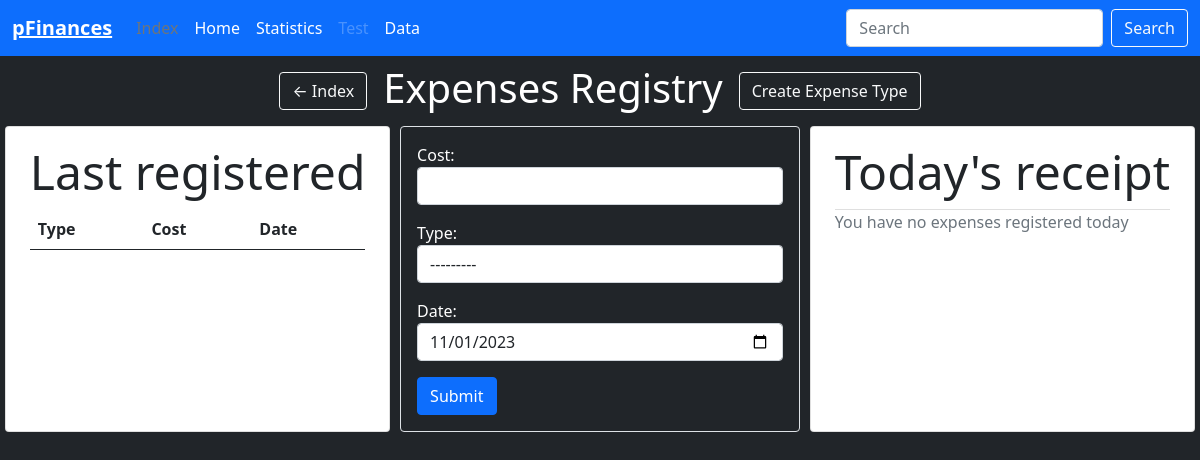
Before: /spendings/registry/ with the older database file.
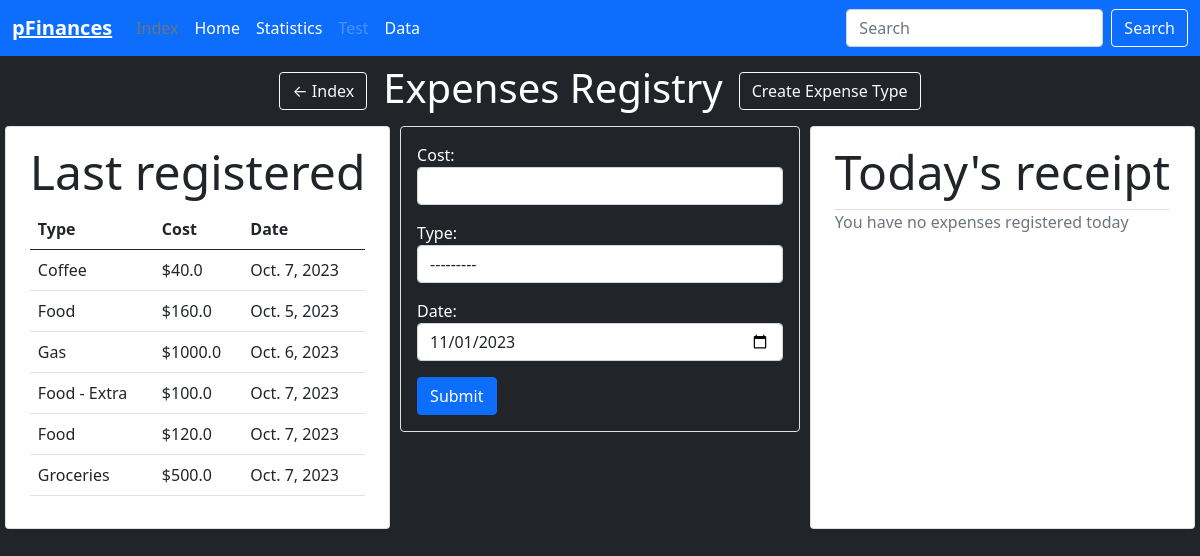
After: the same page with the newer database file.
### Spendings/models.py (models this page shows, shortened)
class Expense(models.Model):
    cost = models.FloatField()
    type = models.ForeignKey(ExpenseType, on_delete=models.CASCADE, blank=True)
    date = models.DateField()

class ExpenseType(models.Model):
    type = models.CharField(max_length=50)
    def __str__(self):
        return self.type

### Spendings/views.py (the view, shortened to what this page needs)
# urls.py: path("registry/", views.registry, name="registry"),
def registry(request):
    expense_types = ExpenseType.objects.all()
    expenses = Expense.objects.all()
    expense_type_form = ExpenseTypeForm()
    instance_expense = Expense(date=date.today())
    expense_form = ExpenseForm(instance=instance_expense)
    todays_expenses = Expense.objects.filter(date=date.today())
    last_five_expenses = Expense.objects.all().order_by('-id')[:6]
    context = {
        'expense_types' : expense_types,
        'expense_type_form' : expense_type_form,
        'expense_form' : expense_form,
        'expenses' : expenses,
        'todays_expenses' : todays_expenses,
        'last_five_expenses' : last_five_expenses,
    }
    return render(request, 'Spendings/registry.html', context)

### Spendings/forms.py
class ExpenseTypeForm(forms.ModelForm):
    name = models
    class Meta:
        model = ExpenseType
        fields = ('type',)
        widgets = {
            'type' : forms.TextInput(attrs={'class':'form-control', 'placeholder':'Enter an expense type'}),
        }

class ExpenseForm(forms.ModelForm):
    name = models
    class Meta:
        model = Expense
        fields = ('cost', 'type', 'date')
        widgets = {
            'cost' : forms.NumberInput(attrs={'class':'form-control'}),
            'type' : forms.Select(attrs={'class':'form-control'}),
            'date' : forms.DateInput(attrs={'class':'form-control', 'type':'date' })
        }

### Spendings/templates/Spendings/registry.html (shortened to what this page needs)
{% extends 'base.html' %}
{% block content %}
<div class="d-flex justify-content-center">
    <a class="btn btn-outline-light m-3" href="{% url 'index' %}">&#8592 Index</a>
    <h1 class="text-white mt-2">
        Expenses Registry
    </h1>
    <a class="btn btn-outline-light m-3" href="{% url 'create_expense_type' %}">Create Expense Type</a>
</div>
<div class="d-flex mb-3 justify-content-around">
    <div class="card card px-4 py-3 bg-white rounded">
        <h1 class="display-5 text-center">Last registered</h1>
        <table class="table">
            <thead>
                <tr>
                    <th>Type</th>
                    <th>Cost</th>
                    <th>Date</th>
                </tr>
            </thead>
            <tbody>
                {% for expense in last_five_expenses %}
                <tr>
                    <td>{{ expense.type.type }}</td>
                    <td>${{ expense.cost }}</td>
                    <td>{{ expense.date }}</td>
                </tr>
                {% endfor %}
            </tbody>
        </table>
    </div>
    <div class="col-4">
        <div class="bg-dark border text-white rounded p-3">
            <form action="" method="POST" enctype="multipart/form-data">
                {{ expense_form.as_p }}
                <input type="submit" class="btn btn-primary" name="expense_form">
            </form>
        </div>
    </div>
    <div class="card card px-4 py-3 bg-white rounded">
        <h3 class="display-5 text-center">Today's receipt</h3>
        <ul class="list-group list-group-flush">
            {% if todays_expenses %}
            <table class="table">
                <thead>
                    <tr>
                        <th>Type</th>
                        <th>Cost</th>
                        <th>Date</th>
                    </tr>
                </thead>
                <tbody>
                    {% for todays_expense in todays_expenses %}
                    <tr>
                        <td>{{ todays_expense.type.type }}</td>
                        <td>${{ todays_expense.cost }}</td>
                        <td>{{ todays_expense.date }}</td>
                    </tr>
                    {% endfor %}
                </tbody>
            </table>
            {% else %}
            <p class="text-muted">You have no expenses registered today</p>
            {% endif %}
        </ul>
    </div>
</div>
{% endblock content %}

Changed rows visible on the page:
added Expense: type.type "Coffee", cost "40.0", date "Oct. 7, 2023"
added Expense: type.type "Food", cost "160.0", date "Oct. 5, 2023"
added Expense: type.type "Gas", cost "1000.0", date "Oct. 6, 2023"
added Expense: type.type "Food - Extra", cost "100.0", date "Oct. 7, 2023"
added Expense: type.type "Food", cost "120.0", date "Oct. 7, 2023"
added Expense: type.type "Groceries", cost "500.0", date "Oct. 7, 2023"
